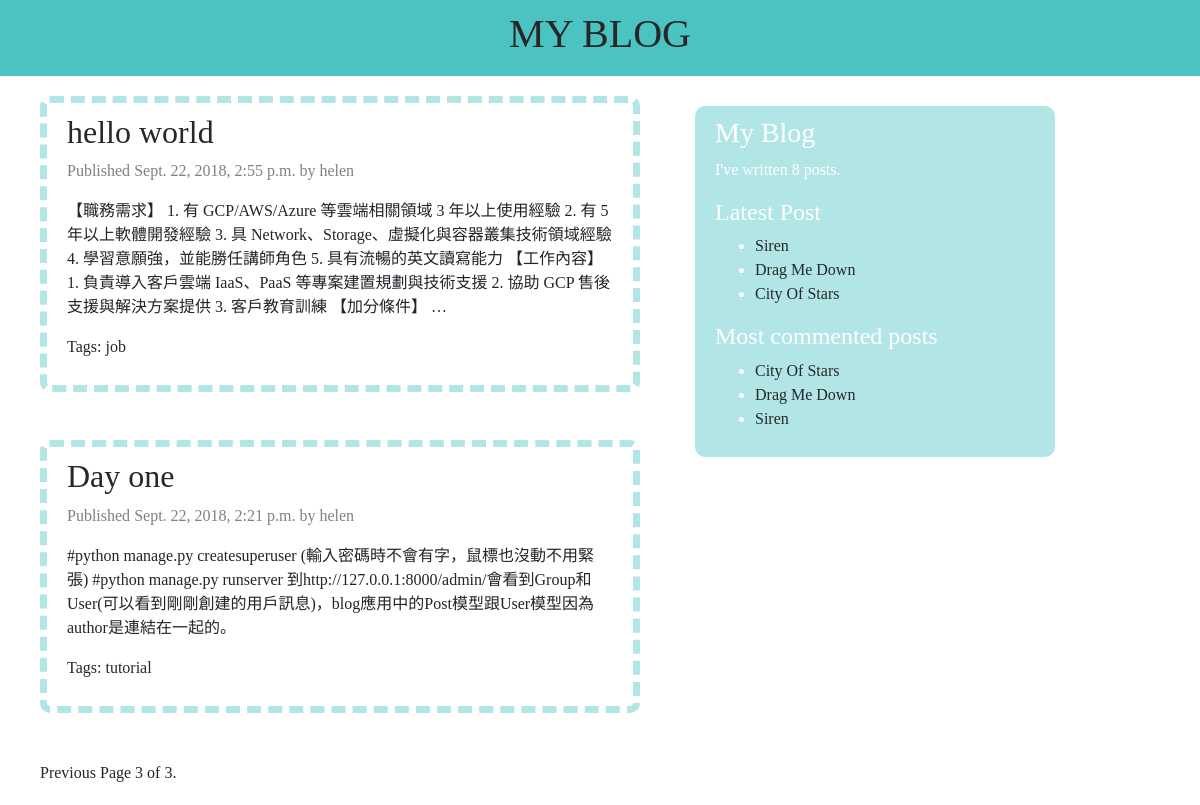
Page /blog/?page=3 on the committed database.
### blog/models.py (models this page shows, shortened)
class  Post(models.Model):
	STATUS_CHOICES=(
			('draft','Draft'),
			('published','Published')
	)
	title = models.CharField(max_length=250)
	slug = models.SlugField(max_length=250,unique_for_date='publish')
	author = models.ForeignKey(User,related_name='blog_posts',on_delete=models.CASCADE)
	body = models.TextField()
	publish = models.DateTimeField(default=timezone.now)
	created = models.DateTimeField(auto_now_add=True)
	updated = models.DateTimeField(auto_now = True)
	status = models.CharField(max_length=10,choices=STATUS_CHOICES,default='draft')
	objects = models.Manager()
	published = PublishedManager()
	tags = TaggableManager()
	class Meta:
		ordering = ('-publish',)
	def get_absolute_url(self):
		return reverse('blog:post_detail',
					args=[self.publish.year,
						  self.publish.strftime('%m'),
						  self.publish.strftime('%d'),
						  self.slug])

### blog/views.py (the view)
# urls.py: path(r'', views.post_list, name='post_list'),
def post_list(request,tag_slug=None):
  object_list = Post.published.all()
  tag = None
  if tag_slug:
    tag = get_object_or_404(Tag,slug=tag_slug)
    object_list = object_list.filter(tags__in = [tag])
  paginator = Paginator(object_list,3)
  page = request.GET.get('page')
  try:
    posts = paginator.page(page)
  except PageNotAnInteger: #page不是整數，轉到第一頁
    posts = paginator.page(1)
  except EmptyPage:  #page out of range>>deliver to last page
    posts = paginator.page(paginator.num_pages)
  return render(request,
          'blog/post/list.html',
          {'posts':posts,
          'page':page,
          'tag':tag})

### blog/templatetags/blog_tags.py (called while the page is built)
@register.simple_tag
def total_posts():
	return Post.published.count()

@register.inclusion_tag('blog/post/latest_posts.html')
def show_latest_posts(count=5):
	latest_posts = Post.published.order_by('-publish')[:count]
	return {'latest_posts':latest_posts}

@register.simple_tag
def get_most_commented_posts(count=3):
	return Post.published.annotate(
			total_comments = Count('comments')
		).order_by('-total_comments')[:count]

### blog/templates/blog/post/list.html (shortened to what this page needs)
{% extends "blog/base.html" %}
{% block content %}
	{% for post in posts %}
	<div id="list_post">
		<h2><a href="{{ post.get_absolute_url }}">
			{{ post.title }}
		</a></h2>
		<p class="date">
			Published {{ post.publish }} by {{ post.author }}
		</p>
		{{ post.body|truncatewords:30|linebreaks }}
		<p class="tags">
			Tags:
			{% for tag in post.tags.all %}
				<a href='{% url "blog:post_list_by_tag" tag.slug %}'>
					{{ tag.name }}
				</a>
			{% endfor%}
		</p>
	</div>
	<br><br>
	{% endfor %}
	{% include "pagination.html" with page=posts %}
{% endblock %}

### blog/templates/blog/base.html (shortened to what this page needs)
{% load blog_tags %}
{% load staticfiles %}
<!DOCTYPE html>
<html>
<head>
	<link rel="stylesheet" href="https://stackpath.bootstrapcdn.com/bootstrap/4.1.1/css/bootstrap.min.css">
	<link rel="stylesheet" type="text/css" href="{% static 'css/base_style.css' %}">
</head>
<body>
	<div id="main_title">
		<h1><a href= '{{ post.get_home_page }}' class="button_href">MY BLOG</a></h1>
	</div>
	<div id='content'>
		{% block content %}
		{% endblock %}
	</div>
	<div id='sidebar'>
		<h3>My Blog</h3>
		<p>I've written {% total_posts %} posts.</p>
		<h4>Latest Post</h4>
			{% show_latest_posts 3 %}
		<h4>Most commented posts</h4>
		{% get_most_commented_posts as most_commented_posts %}
			<ul>
				{% for post in most_commented_posts %}
				<li>
					<a href="{{ post.get_absolute_url }}">{{ post.title }}</a>
				</li>
				{% endfor %}
			</ul>
	</div>
</body>
</html>

### blog/templates/blog/post/latest_posts.html
<ul>
	{% for post in latest_posts %}
	<li>
		<a href="{{ post.get_absolute_url }}">{{ post.title }}</a>
	</li>
	{% endfor %}
</ul>

### blog/static/css/base_style.css (style rules this page uses)
body { font-family:helvetica, sans-serif; background-color:white; font-family:"Times New Roman", Times, serif;; }
a { text-decoration:none; color: #272727; }
h2 { color: #00AAAA; }
#main_title { padding:10px 30px; background-color:rgb(0, 170, 170,0.7); color: white; text-align:center; position:relative; }
#content { margin: 20px 25px 20px 10px; padding:0px 30px; width: 55%; float:left; }
#sidebar { background-color:rgb(0, 170, 170,0.3); color: white; border-radius: 10px; width: 30%; margin-top: 30px; padding: 10px 20px; float:left; }
#list_post { border: 7px rgb(0, 170, 170,0.3) dashed; padding: 10px 20px; border-radius: 10px; }
.date { color: gray; }

### rows in the picture
Post: title "hello world", publish "Sept. 22, 2018, 2:55 p.m.", author "helen", body "【職務需求】 1. 有 GCP/AWS/Azure 等雲端相關領域 3 年以上使用經驗 2. 有 5 年以上軟體開發經驗 3. 具 Network、Storage、虛擬化與容器叢集技術領域經驗 4. 學習意願強，並能勝任講師角色 5. 具有流暢的英文讀寫能力 【工作內容】 1. 負責導入客戶雲端 IaaS、PaaS 等專案建置規劃與技術支援 2. 協助 GCP 售後支援與解決方案提供 3. 客戶教育訓練 【加分條件】 …"
Tag: name "job"
Post: title "Day one", publish "Sept. 22, 2018, 2:21 p.m.", author "helen", body "#python manage.py createsuperuser (輸入密碼時不會有字，鼠標也沒動不用緊張) #python manage.py runserver 到http://127.0.0.1:8000/admin/會看到Group和User(可以看到剛剛創建的用戶訊息)，blog應用中的Post模型跟User模型因為author是連結在一起的。"
Tag: name "tutorial"
Post: title "Siren"
Post: title "Drag Me Down"
Post: title "City Of Stars"

### other values in the picture
{{ page.number }} "3"
{{ page.paginator.num_pages }} "3"
